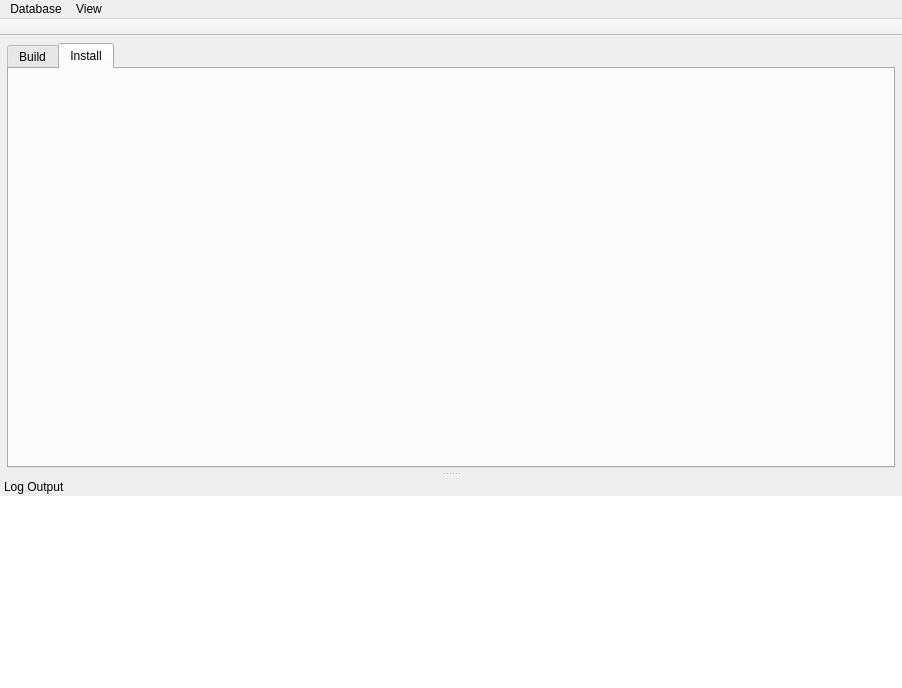
<?xml version="1.0" encoding="UTF-8"?>
<ui version="4.0">
 <class>MainWindow</class>
 <widget class="QMainWindow" name="MainWindow">
  <property name="geometry">
   <rect>
    <x>0</x>
    <y>0</y>
    <width>902</width>
    <height>688</height>
   </rect>
  </property>
  <property name="minimumSize">
   <size>
    <width>800</width>
    <height>600</height>
   </size>
  </property>
  <property name="windowTitle">
   <string>Database Patcher</string>
  </property>
  <property name="windowIcon">
   <iconset resource="PatcherResources.qrc">
    <normaloff>:/images/mainIcon.svg</normaloff>:/images/mainIcon.svg</iconset>
  </property>
  <property name="locale">
   <locale language="English" country="UnitedStates"/>
  </property>
  <widget class="QWidget" name="central_widget">
   <layout class="QVBoxLayout" name="main_layout" stretch="0">
    <property name="spacing">
     <number>7</number>
    </property>
    <property name="leftMargin">
     <number>7</number>
    </property>
    <property name="topMargin">
     <number>7</number>
    </property>
    <property name="rightMargin">
     <number>7</number>
    </property>
    <property name="bottomMargin">
     <number>3</number>
    </property>
    <item>
     <widget class="QTabWidget" name="tab_widget">
      <property name="minimumSize">
       <size>
        <width>0</width>
        <height>400</height>
       </size>
      </property>
      <property name="locale">
       <locale language="English" country="UnitedStates"/>
      </property>
      <property name="tabPosition">
       <enum>QTabWidget::North</enum>
      </property>
      <property name="tabShape">
       <enum>QTabWidget::Rounded</enum>
      </property>
      <property name="currentIndex">
       <number>1</number>
      </property>
      <property name="elideMode">
       <enum>Qt::ElideNone</enum>
      </property>
      <property name="tabsClosable">
       <bool>false</bool>
      </property>
      <property name="movable">
       <bool>false</bool>
      </property>
      <property name="tabBarAutoHide">
       <bool>false</bool>
      </property>
      <widget class="BuilderWidget" name="builder_tab">
       <attribute name="icon">
        <iconset resource="PatcherResources.qrc">
         <normaloff>:/images/hammer.svg</normaloff>:/images/hammer.svg</iconset>
       </attribute>
       <attribute name="title">
        <string>Build</string>
       </attribute>
      </widget>
      <widget class="InstallerWidget" name="installer_tab">
       <attribute name="icon">
        <iconset resource="PatcherResources.qrc">
         <normaloff>:/images/install.svg</normaloff>:/images/install.svg</iconset>
       </attribute>
       <attribute name="title">
        <string>Install</string>
       </attribute>
      </widget>
     </widget>
    </item>
   </layout>
  </widget>
  <widget class="QMenuBar" name="menu_bar">
   <property name="geometry">
    <rect>
     <x>0</x>
     <y>0</y>
     <width>902</width>
     <height>26</height>
    </rect>
   </property>
   <widget class="QMenu" name="database_menu">
    <property name="title">
     <string>Database</string>
    </property>
   </widget>
   <widget class="QMenu" name="view_menu">
    <property name="title">
     <string>View</string>
    </property>
   </widget>
   <addaction name="database_menu"/>
   <addaction name="view_menu"/>
  </widget>
  <widget class="QToolBar" name="main_tool_bar">
   <property name="movable">
    <bool>false</bool>
   </property>
   <property name="allowedAreas">
    <set>Qt::TopToolBarArea</set>
   </property>
   <attribute name="toolBarArea">
    <enum>TopToolBarArea</enum>
   </attribute>
   <attribute name="toolBarBreak">
    <bool>false</bool>
   </attribute>
  </widget>
  <widget class="QDockWidget" name="log_dock_widget">
   <property name="floating">
    <bool>false</bool>
   </property>
   <property name="features">
    <set>QDockWidget::NoDockWidgetFeatures</set>
   </property>
   <property name="allowedAreas">
    <set>Qt::BottomDockWidgetArea</set>
   </property>
   <property name="windowTitle">
    <string>Log Output</string>
   </property>
   <attribute name="dockWidgetArea">
    <number>8</number>
   </attribute>
   <widget class="QWidget" name="log_dock_widget_contents">
    <layout class="QVBoxLayout" name="log_dock_layout">
     <property name="spacing">
      <number>0</number>
     </property>
     <property name="leftMargin">
      <number>0</number>
     </property>
     <property name="topMargin">
      <number>0</number>
     </property>
     <property name="rightMargin">
      <number>0</number>
     </property>
     <property name="bottomMargin">
      <number>0</number>
     </property>
     <item>
      <widget class="QTextEdit" name="log_text_edit">
       <property name="font">
        <font>
         <family>Consolas</family>
         <pointsize>10</pointsize>
        </font>
       </property>
       <property name="frameShape">
        <enum>QFrame::NoFrame</enum>
       </property>
       <property name="undoRedoEnabled">
        <bool>false</bool>
       </property>
       <property name="readOnly">
        <bool>true</bool>
       </property>
       <property name="html">
        <string>&lt;!DOCTYPE HTML PUBLIC &quot;-//W3C//DTD HTML 4.0//EN&quot; &quot;http://www.w3.org/TR/REC-html40/strict.dtd&quot;&gt;
&lt;html&gt;&lt;head&gt;&lt;meta name=&quot;qrichtext&quot; content=&quot;1&quot; /&gt;&lt;style type=&quot;text/css&quot;&gt;
p, li { white-space: pre-wrap; }
&lt;/style&gt;&lt;/head&gt;&lt;body style=&quot; font-family:'Consolas'; font-size:10pt; font-weight:400; font-style:normal;&quot;&gt;
&lt;p style=&quot;-qt-paragraph-type:empty; margin-top:0px; margin-bottom:0px; margin-left:0px; margin-right:0px; -qt-block-indent:0; text-indent:0px;&quot;&gt;&lt;br /&gt;&lt;/p&gt;&lt;/body&gt;&lt;/html&gt;</string>
       </property>
      </widget>
     </item>
    </layout>
   </widget>
  </widget>
  <action name="actionConnect">
   <property name="text">
    <string>Connect...</string>
   </property>
  </action>
  <action name="actionDisconnect">
   <property name="text">
    <string>Disconnect</string>
   </property>
  </action>
 </widget>
 <layoutdefault spacing="6" margin="11"/>
 <customwidgets>
  <customwidget>
   <class>BuilderWidget</class>
   <extends>QWidget</extends>
   <header>BuilderWidget.h</header>
   <container>1</container>
  </customwidget>
  <customwidget>
   <class>InstallerWidget</class>
   <extends>QWidget</extends>
   <header>InstallerWidget.h</header>
   <container>1</container>
  </customwidget>
 </customwidgets>
 <resources>
  <include location="PatcherResources.qrc"/>
 </resources>
 <connections/>
</ui>
